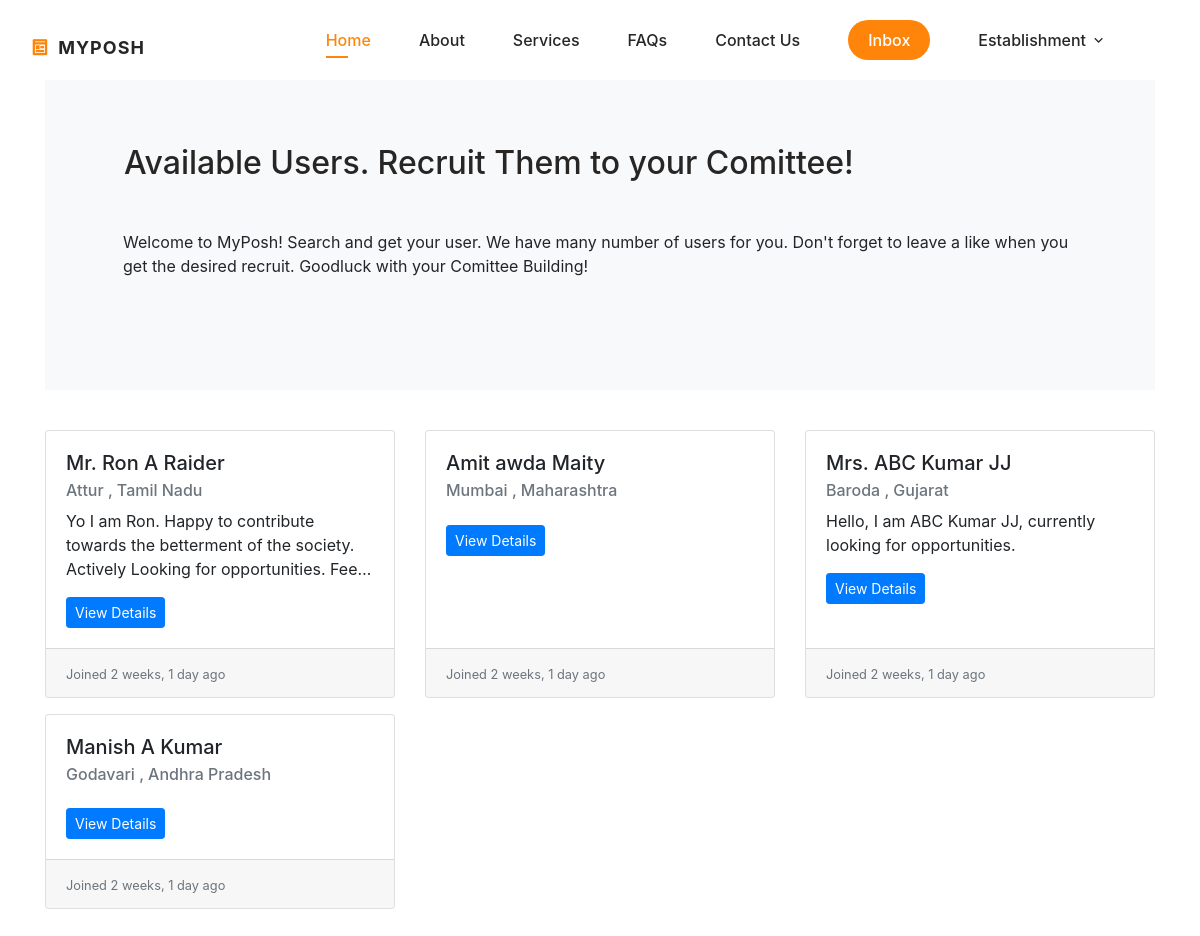
The page /user-list/ (signed in) on the database as committed earlier.
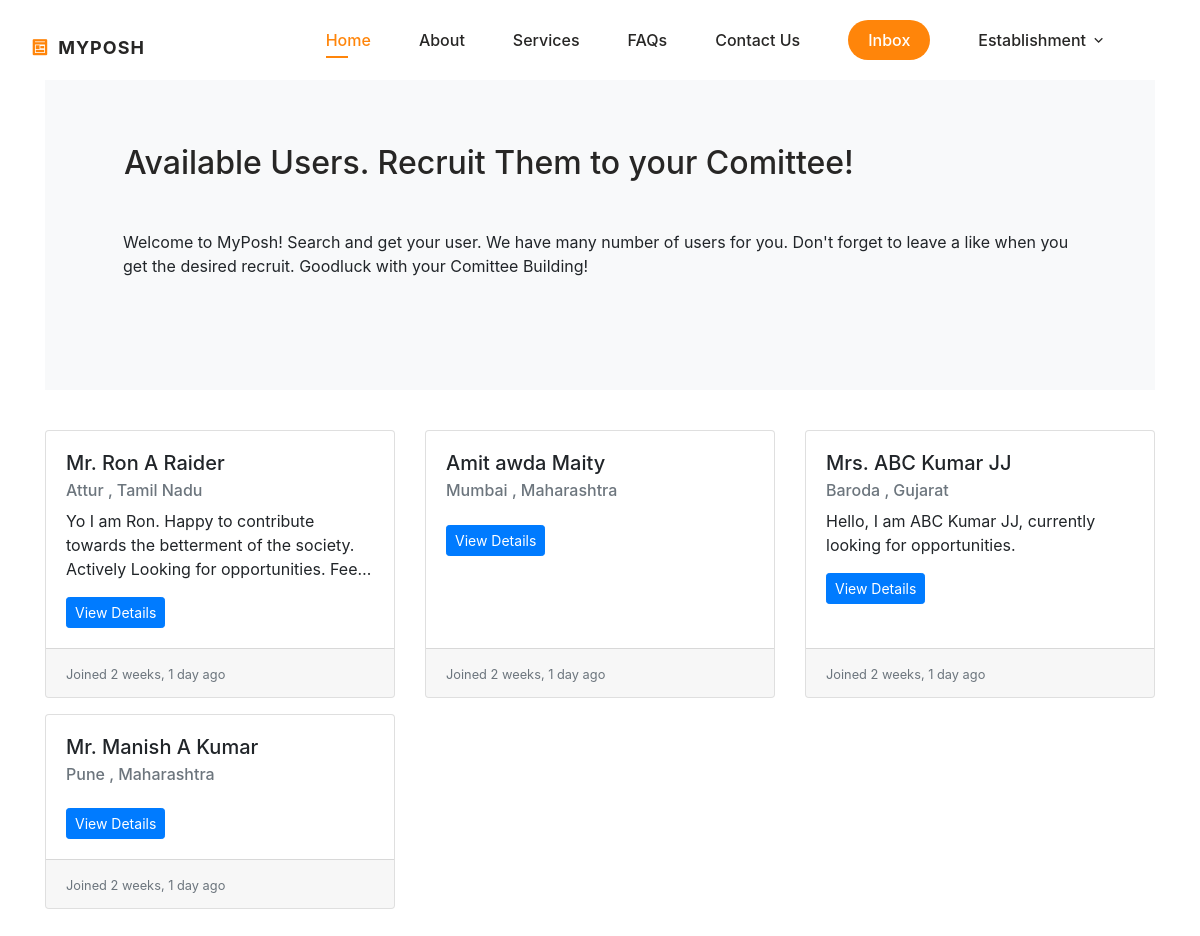
The same page on the database as committed later.
### posh/models.py (models this page shows)
class PoshUser(AbstractBaseUser, PermissionsMixin):
    username = models.CharField(max_length=100, unique=True, primary_key=True)
    email = models.EmailField(unique=True, blank=False)
    phone = models.CharField(max_length=15, unique=True, blank=False)
    start_date = models.DateTimeField(default=timezone.now)
    is_staff = models.BooleanField(default=False)
    is_active = models.BooleanField(default=False)
    type = models.CharField(max_length=50, blank=False)  # To distinguish between user types
    objects = PoshUserManager()
    USERNAME_FIELD = 'username'
    REQUIRED_FIELDS = ['email', 'phone']

class IndividualUser(PoshUser):
    prefix = models.CharField(max_length=10, blank=False)
    fname = models.CharField(max_length=150, blank=False)
    mname = models.CharField(max_length=150, blank=False)
    lname = models.CharField(max_length=150, blank=False)
    dob = models.DateField(blank=False)
    gender = models.CharField(max_length=10, blank=False)
    occupation = models.CharField(max_length=100, blank=False)
    state = models.CharField(max_length=100, blank=False)
    city = models.CharField(max_length=100, blank=False)
    pincode = models.CharField(max_length=10, blank=False)
    profile_pic = models.ImageField(blank=True, upload_to='users/')
    aadhar = models.CharField(max_length=20, blank=True)
    marital = models.CharField(max_length=10, blank=True)
    description = models.TextField(max_length=500, blank=True)
    current_member = models.CharField(max_length=10, blank=True)
    association = models.CharField(max_length=10, blank=True)
    firm_name = models.CharField(max_length=150, blank=True)
    firm_uid = models.CharField(max_length=15, blank=True)
    is_visible = models.BooleanField(default=False)
    timestamp = models.DateTimeField(auto_now_add=True)
    class Meta:
        verbose_name = 'Individual User'
        verbose_name_plural = 'Individual Users'

### posh/decorators.py (the view)
        def wrapper_func(request, *args, **kwargs):
            group = None
            if request.user.groups.exists():
                group = request.user.groups.all()[0].name
            if group in allowed_roles:
                return view_func(request, *args, **kwargs)
            else:
                return HttpResponse("Not Authorized")
            return view_func(request, *args, **kwargs)

### posh/templatetags/get_group.py (called while the page is built)
@register.filter(name='has_group')
def has_group(user, group_name):
    return user.groups.filter(name=group_name).exists()

### posh/views.py (called while the page is built)
@allowed_users(allowed_roles=['admin', 'EST'])
def list_user(request):
    user = request.user.establishmentuser
    individual_user = IndividualUser.objects.all().filter(is_visible=True).order_by('-timestamp')
    ngo_user = NGOUser.objects.filter(is_visible=True)
    consultant_user = ConsultancyUser.objects.filter(is_visible=True)
    visible_all = list(individual_user) + list(ngo_user) + list(consultant_user)
    context ={
        'visible_all' : visible_all ,
    }
    return render(request, 'search_portal/user_list.html', context)

### posh/templates/search_portal/user_list.html (shortened to what this page needs)
{% extends "base.html" %}
{% load humanize %}
{% load static %}
{% block stylescss %}
<link rel="stylesheet" href="https://stackpath.bootstrapcdn.com/bootstrap/4.5.2/css/bootstrap.min.css">
<link rel="stylesheet" href="https://cdnjs.cloudflare.com/ajax/libs/font-awesome/4.7.0/css/font-awesome.min.css">
{% endblock %}
{% block content %}
<div class="container mt-5">
    <section>
        <div class="p-5 mb-4 bg-light rounded-3">
            <div class="container-fluid py-5">
                <h2 class="display-5 fw-bold ml-3">Available Users. Recruit Them to your Comittee!</h2> <br>
                <p class="col-md-12 fs-6 mt-3">
                    Welcome to MyPosh! Search and get your user. We have many number of users for you. Don't forget to leave a like when you get the desired recruit. Goodluck with your Comittee Building!
                </p>
            </div>
        </div>
    </section>
    <div class="row row-cols-1 row-cols-md-3 g-4">
        {% if visible_all %}
        {% for individual in visible_all %}
        <div class="col mt-3">
            <div class="card h-100">
                <div class="card-body">
                    <h5 class="card-title">
                        {% if individual.prefix == "Mr." %}Mr. {{ individual.fname }} {{ individual.mname }} {{ individual.lname }}
                        {% elif individual.prefix == "Mrs." %}Mrs. {{ individual.fname }} {{ individual.mname }} {{ individual.lname }}
                        {% elif individual.prefix == "Miss." %}Miss. {{ individual.fname }} {{ individual.mname }} {{ individual.lname }}
                        {% else %}
                            {{ individual.fname }} {{ individual.mname }} {{ individual.lname }}
                        {% endif %}
                    </h5>
                    <h6 class="card-subtitle mb-2 text-muted">{{ individual.city }}, {{ individual.state }}</h6>
                    <p class="card-text description"> {{ individual.description }}</p>
                    <a class="btn btn-primary btn-sm"  href="{% url 'user_details' individual.username %}">View Details</a>
                </div>
                <div class="card-footer">
                    <small class="text-muted">Joined {{ individual.timestamp|naturaltime }}</small>
                </div>
            </div>
        </div>
        {% endfor %}
        {% endif %}
    </div>
</div>
{% endblock %}

Rows that differ between the two databases and show on the page:
changed IndividualUser "Manish": prefix "mr" → "Mr." (drawn); city "Godavari" → "Pune"; state "Andhra Pradesh" → "Maharashtra"
